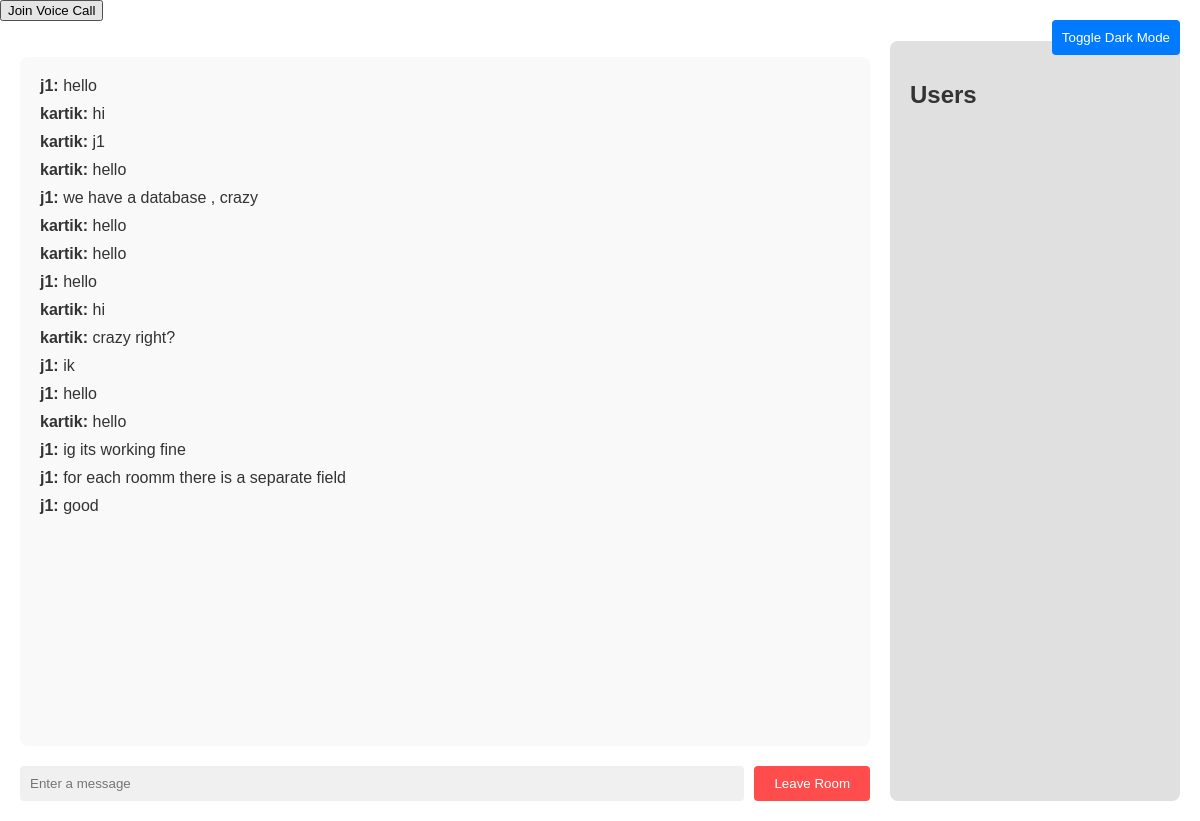
Page /chat/general (signed in) on the earlier database version.
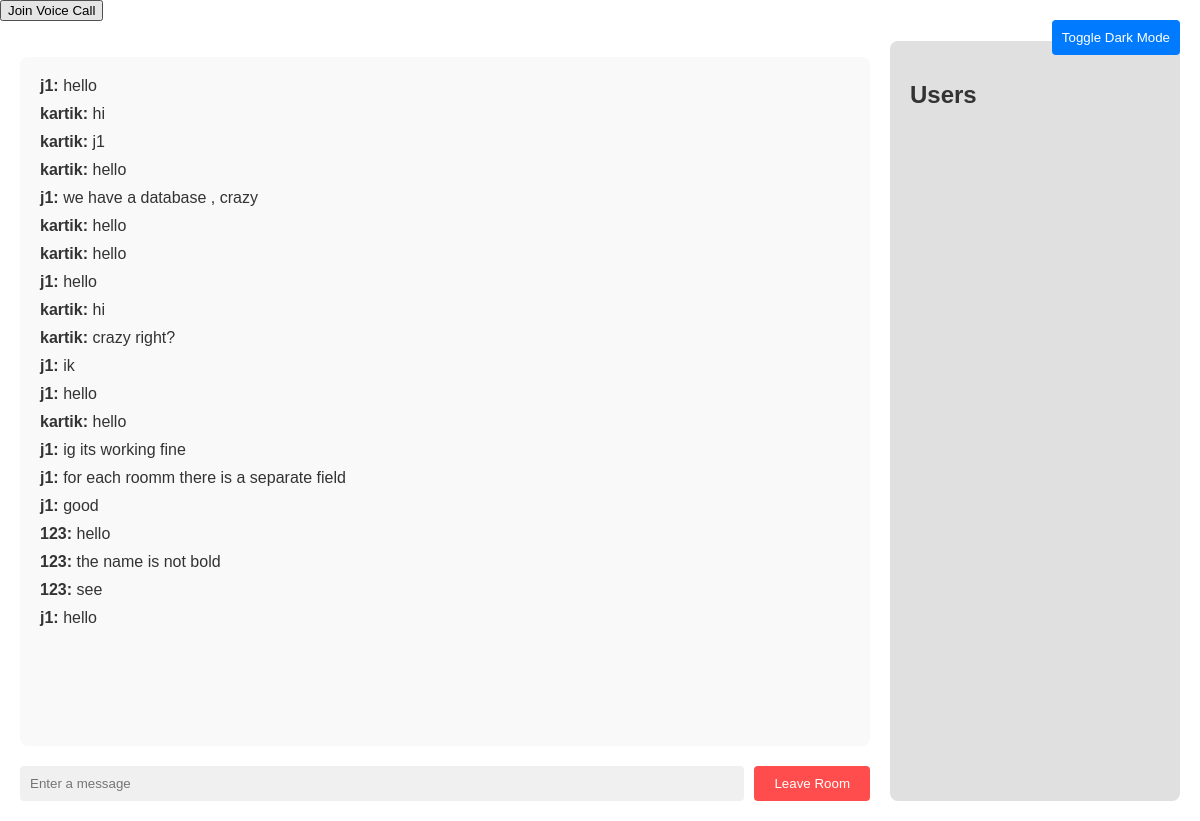
Same page on the later database version.
### drocsid/models.py (models this page shows, shortened)
class Message(db.Model):
    id = db.Column(db.Integer, primary_key=True)
    user_id = db.Column(db.Integer, db.ForeignKey('user.id'), nullable=False)
    room = db.Column(db.String(50), nullable=False)
    username = db.Column(db.String(50), nullable=False)
    message = db.Column(db.Text, nullable=False)
    timestamp = db.Column(db.DateTime, nullable=False, default=datetime.datetime.now)

### drocsid/routes.py (the view)
@app.route('/chat/<room>', methods=["GET", "POST"])
@login_required
def chat(room):
    messages = Message.query.filter_by(room=room).order_by(Message.timestamp.asc()).all()
    return render_template('chat.html', username=current_user.username, room=room, messages=messages)

### drocsid/models.py (called while the page is built)
@login_manager.user_loader
def load_user(user_id):
    return User.query.get(user_id)

### drocsid/templates/chat.html (shortened to what this page needs)
<!DOCTYPE html>
<html lang="en">
<head>
</head>
<body>
    <button id="dark-mode-toggle">Toggle Dark Mode</button>
    <button id="voice-call">Join Voice Call</button>
    <div class="container">
        <div id="chat">
            <ul id="chat-messages">
                {% for msg in messages %}
                    <li><strong>{{ msg.username }}:</strong> {{ msg.message }}</li>
                {% endfor %}
            </ul>
            <div id="message-input">
                <input type="text" id="message" placeholder="Enter a message">
                <button id="leave-room">Leave Room</button>
            </div>
        </div>
        <div id="user-sidebar">
            <h2>Users</h2>
        </div>
    </div>
</body>
</html>

### drocsid/templates/chat.html (style rules this page uses)
:root { --bg-color: #ffffff; --text-color: #333333; --input-bg: #f0f0f0; --chat-bg: #f9f9f9; --sidebar-bg: #e0e0e0; }
body { font-family: Arial, sans-serif; background-color: var(--bg-color); color: var(--text-color); margin: 0; padding: 0; transition: background-color 0.3s, color 0.3s; }
.container { display: flex; height: 100vh; padding: 20px; box-sizing: border-box; }
#chat { flex: 1; display: flex; flex-direction: column; margin-right: 20px; }
#chat-messages { flex: 1; overflow-y: auto; padding: 20px; background-color: var(--chat-bg); border-radius: 8px; margin-bottom: 20px; }
#chat-messages li { margin-bottom: 10px; list-style-type: none; }
#message-input { display: flex; }
#message { flex: 1; padding: 10px; border: none; border-radius: 4px; background-color: var(--input-bg); color: var(--text-color); }
#leave-room { padding: 10px 20px; background-color: #ff4d4d; color: white; border: none; border-radius: 4px; cursor: pointer; margin-left: 10px; }
#user-sidebar { width: 250px; background-color: var(--sidebar-bg); padding: 20px; border-radius: 8px; overflow-y: auto; }
#user-sidebar h2 { margin-top: 5; }
#dark-mode-toggle { position: absolute; top: 20px; right: 20px; padding: 10px; background-color: #007bff; color: white; border: none; border-radius: 4px; cursor: pointer; }

Differences in the rows shown:
added Message: username "123", message "hello"
added Message: username "123", message "the name is not bold"
added Message: username "123", message "see"
added Message: username "j1", message "hello"
